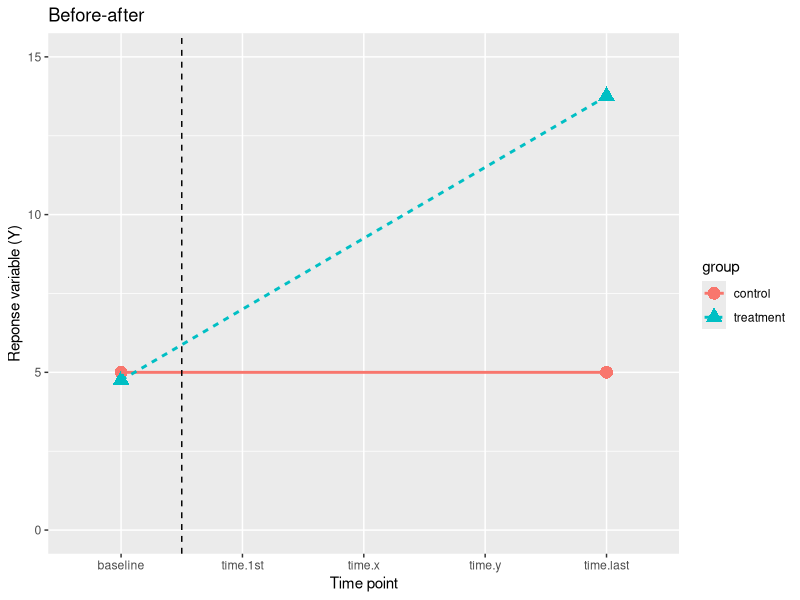
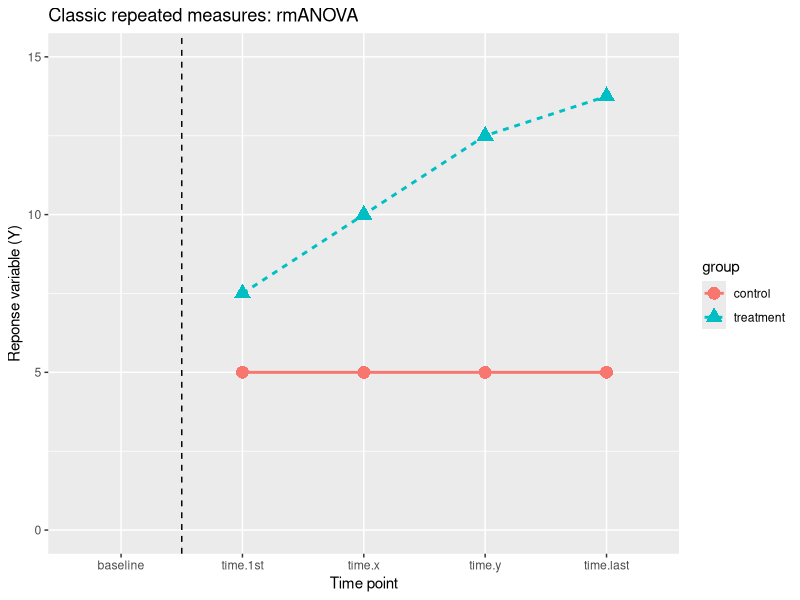

The R script that drew these images, in order: (Note: this script raises an error after producing the figures.)
## ---- chunk 1
knitr::opts_chunk$set(echo = TRUE)
## ---- chunk 2
library(ggplot2)
library(cowplot)
## ---- chunk 3

times   <- c("baseline",
             "time.1st",
             "time.x",
             "time.y",
             "time.last")
n.times <- length(times)
Y.initial <- 5
Y.control   <- rep(Y.initial,n.times)

group.C <- rep("control",n.times)
group.trt <- rep("treatment",n.times)

Y.treatment <- c(Y.initial*0.95,
                   Y.initial*1.5,
                   Y.initial*2,
                   Y.initial*2.5,
                   Y.initial*2.75)


dat <- data.frame(
  time.point = c(times,times),
  response.var = c(Y.control,Y.treatment),
  group = c(group.C,group.trt)
)

dat$time.point <- factor(dat$time.point,
                         levels = times)

## ---- chunk 4
plot.rm.example <- function(dat.use, title){
  ggplot(aes(y = response.var,
           x = time.point,
           color = group,
           shape = group,
           group = group),
      data = dat.use) +
  geom_point(size = 4) +
  geom_line(size = 1,
            aes(linetype = group)) +
  ylim(0,15) +
  scale_x_discrete(labels = times,
                   limits = times) +
    ggtitle(title) +
    xlab("Time point") +
    ylab("Reponse variable (Y)") +
    geom_vline(xintercept = 1.5,linetype = 2)
}
## ---- chunk 5
i.use <- which(dat$time.point %in% c("baseline","time.last"))
plot.rm.example(dat[i.use,],
                title = "Before-after")
## ---- chunk 6
i.base <- which(dat$time.point == "baseline")
plot.rm.example(dat[-i.base,],
                title = "Classic repeated measures: rmANOVA")
## ---- chunk 7
i.drop1 <- which(dat$time.point == "time.y" &
                  dat$group == "control")

i.base <- which(dat$time.point == "baseline")



plot.rm.example(dat[-c(i.drop,i.base),],
                title = "Modern repeated measures: mixed model")
## ---- chunk 8

dat.trt.only <- dat

dat.trt.only$response.var[which(dat.trt.only$group == "treatment")] <- c(Y.initial*2.75,
                   Y.initial*2.75,
                   Y.initial*2.75,
                   Y.initial*2.75,
                   Y.initial*2.75)




i.base <- which(dat.trt.only$time.point == "baseline")


plot.rm.example(dat.trt.only[-i.base,],
                title = "Treatment effect")
## ---- chunk 9

dat.time.only <- dat




dat.time.only$response.var[which(dat.time.only$group == "control")] <- c(Y.initial*0.925,
                   Y.initial*1.25,
                   Y.initial*2,
                   Y.initial*2.25,
                   Y.initial*2.725)


i.base <- which(dat.time.only$time.point == "baseline")


plot.rm.example(dat.time.only[-i.base,],
                title = "Time effect")
## ---- chunk 10

dat.time.x.time.complex <- dat


dat.time.x.time.complex$response.var[which(dat.time.x.time.complex$group == "treatment")] <- c(Y.initial*0.95,
                   Y.initial*0.95,
                   Y.initial*2,
                   Y.initial*2.5,
                   Y.initial*0.95)




i.base <- which(dat.time.x.time.complex$time.point == "baseline")


plot.rm.example(dat.time.x.time.complex[-i.base,],
                title = "Treatment x Time")
## ---- chunk 11

dat.time.x.time.complex2 <- dat

dat.time.x.time.complex2$response.var[which(dat.time.x.time.complex2$group == "control")] <- c(Y.initial,
                   Y.initial,
                   Y.initial,
                   Y.initial*1.25,
                   Y.initial*2.725)

dat.time.x.time.complex2$response.var[which(dat.time.x.time.complex2$group == "treatment")] <- c(Y.initial*0.925,
                   Y.initial*1.25,
                   Y.initial*2,
                   Y.initial*2.25,
                   Y.initial*2.725)



i.base <- which(dat.time.x.time.complex2$time.point == "baseline")


plot.rm.example(dat.time.x.time.complex2[-i.base,],
                title = "Treatment x Time")
## ---- chunk 12

dat.time.x.time.complex2 <- dat

dat.time.x.time.complex2$response.var[which(dat.time.x.time.complex2$group == "control")] <- c(Y.initial,
                   Y.initial*0.65,
                   Y.initial*1.025,
                   Y.initial*1.25,
                   Y.initial*1.575)

dat.time.x.time.complex2$response.var[which(dat.time.x.time.complex2$group == "treatment")] <- c(Y.initial*0.925,
                   Y.initial*1.25,
                   Y.initial*2,
                   Y.initial*2.25,
                   Y.initial*2.725)



i.base <- which(dat.time.x.time.complex2$time.point == "baseline")


plot.rm.example(dat.time.x.time.complex2[-i.base,],
                title = "Treatment x Time")
